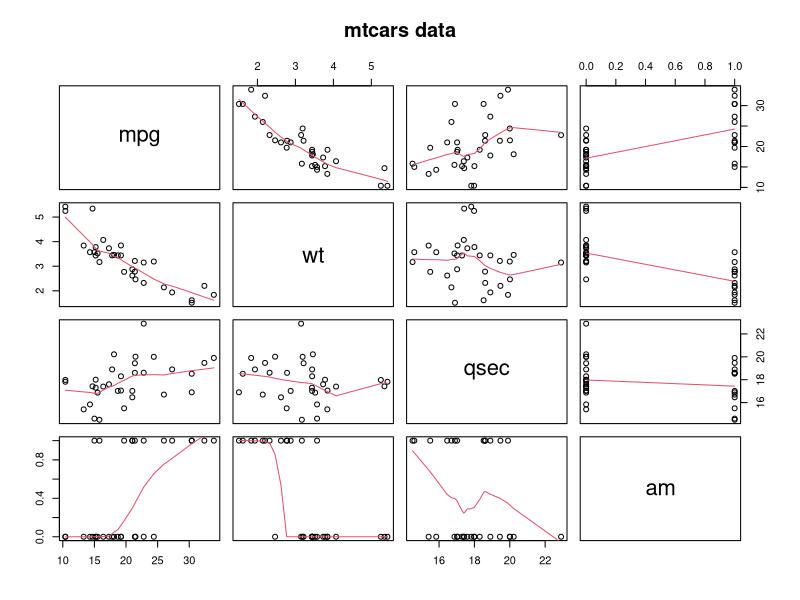
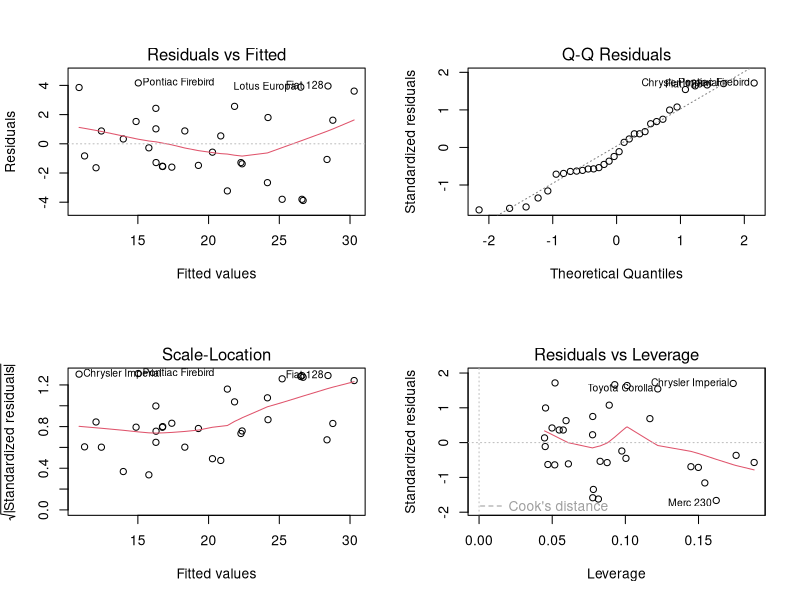

Write R code to recreate these figures, in order.
## ---- chunk 1
summary(lm(mpg ~ ., data = mtcars))$coefficients
## ---- chunk 2
dat <- mtcars[, c("mpg", "wt", "qsec", "am")]
fit <- lm(mpg ~ . - 1, data = dat)
summary(fit)$coefficients
## ---- chunk 3
pairs(dat, panel = panel.smooth, main = "mtcars data")
## ---- chunk 4
par(mfrow = c(2, 2))
plot(fit)
## ---- chunk 5
sumCoef <- summary(fit)$coefficients
intv <- sumCoef["am", 1] + c(-1, 1) * qt(0.975, df = fit$df)*sumCoef["am", 2]
intv
## ---- chunk 6
dat <- mtcars
dat <- dat[, names(dat) != "cyl"]
summary(lm(mpg ~ ., data = dat))$coefficients
dat <- dat[, names(dat) != "vs"]
summary(lm(mpg ~ ., data = dat))$coefficients
dat <- dat[, names(dat) != "carb"]
summary(lm(mpg ~ ., data = dat))$coefficients
dat <- dat[, names(dat) != "gear"]
summary(lm(mpg ~ ., data = dat))$coefficients
dat <- dat[, names(dat) != "drat"]
summary(lm(mpg ~ ., data = dat))$coefficients
dat <- dat[, names(dat) != "disp"]
summary(lm(mpg ~ ., data = dat))$coefficients 
dat <- dat[, names(dat) != "hp"]
summary(lm(mpg ~ ., data = dat))$coefficients 
summary(lm(mpg ~ . -1, data = dat))$coefficients 
